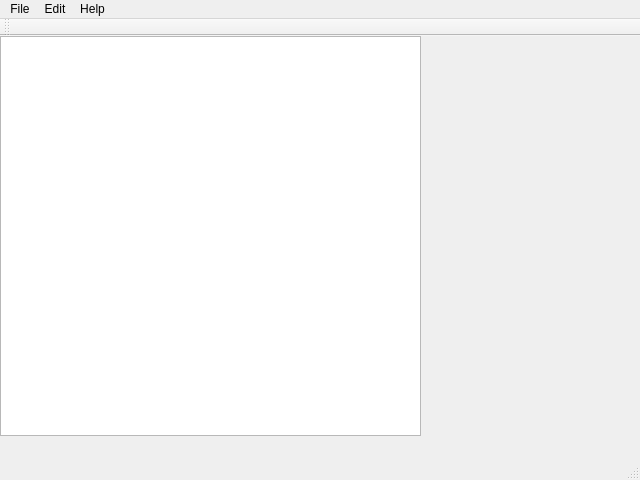
<?xml version="1.0" encoding="UTF-8"?>
<ui version="4.0">
 <class>MainWindow</class>
 <widget class="QMainWindow" name="MainWindow">
  <property name="geometry">
   <rect>
    <x>0</x>
    <y>0</y>
    <width>640</width>
    <height>480</height>
   </rect>
  </property>
  <property name="minimumSize">
   <size>
    <width>640</width>
    <height>480</height>
   </size>
  </property>
  <property name="windowTitle">
   <string>MobileRT</string>
  </property>
  <widget class="QWidget" name="centralWidget">
   <property name="minimumSize">
    <size>
     <width>0</width>
     <height>0</height>
    </size>
   </property>
   <widget class="QGraphicsView" name="graphicsView">
    <property name="geometry">
     <rect>
      <x>0</x>
      <y>0</y>
      <width>421</width>
      <height>400</height>
     </rect>
    </property>
    <property name="minimumSize">
     <size>
      <width>0</width>
      <height>0</height>
     </size>
    </property>
   </widget>
  </widget>
  <widget class="QMenuBar" name="menuBar">
   <property name="geometry">
    <rect>
     <x>0</x>
     <y>0</y>
     <width>640</width>
     <height>26</height>
    </rect>
   </property>
   <widget class="QMenu" name="menuFile">
    <property name="title">
     <string>File</string>
    </property>
    <addaction name="actionOpen"/>
    <addaction name="actionExit"/>
   </widget>
   <widget class="QMenu" name="menuEdit">
    <property name="title">
     <string>Edit</string>
    </property>
    <addaction name="actionRender"/>
    <addaction name="actionStop"/>
    <addaction name="actionConfig"/>
   </widget>
   <widget class="QMenu" name="menuHelp">
    <property name="title">
     <string>Help</string>
    </property>
    <addaction name="actionAbout"/>
   </widget>
   <addaction name="menuFile"/>
   <addaction name="menuEdit"/>
   <addaction name="menuHelp"/>
  </widget>
  <widget class="QToolBar" name="mainToolBar">
   <attribute name="toolBarArea">
    <enum>TopToolBarArea</enum>
   </attribute>
   <attribute name="toolBarBreak">
    <bool>false</bool>
   </attribute>
  </widget>
  <widget class="QStatusBar" name="statusBar"/>
  <action name="actionOpen">
   <property name="text">
    <string>Open</string>
   </property>
  </action>
  <action name="actionExit">
   <property name="text">
    <string>Exit</string>
   </property>
  </action>
  <action name="actionRender">
   <property name="text">
    <string>Render</string>
   </property>
  </action>
  <action name="actionConfig">
   <property name="text">
    <string>Config</string>
   </property>
  </action>
  <action name="actionAbout">
   <property name="text">
    <string>About</string>
   </property>
  </action>
  <action name="actionStop">
   <property name="text">
    <string>Stop</string>
   </property>
  </action>
 </widget>
 <layoutdefault spacing="6" margin="11"/>
 <resources/>
 <connections>
  <connection>
   <sender>actionExit</sender>
   <signal>triggered()</signal>
   <receiver>MainWindow</receiver>
   <slot>exit_app()</slot>
   <hints>
    <hint type="sourcelabel">
     <x>-1</x>
     <y>-1</y>
    </hint>
    <hint type="destinationlabel">
     <x>199</x>
     <y>149</y>
    </hint>
   </hints>
  </connection>
  <connection>
   <sender>actionOpen</sender>
   <signal>triggered()</signal>
   <receiver>MainWindow</receiver>
   <slot>select_obj()</slot>
   <hints>
    <hint type="sourcelabel">
     <x>-1</x>
     <y>-1</y>
    </hint>
    <hint type="destinationlabel">
     <x>199</x>
     <y>149</y>
    </hint>
   </hints>
  </connection>
  <connection>
   <sender>actionAbout</sender>
   <signal>triggered()</signal>
   <receiver>MainWindow</receiver>
   <slot>about()</slot>
   <hints>
    <hint type="sourcelabel">
     <x>-1</x>
     <y>-1</y>
    </hint>
    <hint type="destinationlabel">
     <x>199</x>
     <y>149</y>
    </hint>
   </hints>
  </connection>
  <connection>
   <sender>actionConfig</sender>
   <signal>triggered()</signal>
   <receiver>MainWindow</receiver>
   <slot>select_config()</slot>
   <hints>
    <hint type="sourcelabel">
     <x>-1</x>
     <y>-1</y>
    </hint>
    <hint type="destinationlabel">
     <x>199</x>
     <y>149</y>
    </hint>
   </hints>
  </connection>
  <connection>
   <sender>actionStop</sender>
   <signal>triggered()</signal>
   <receiver>MainWindow</receiver>
   <slot>stop_render()</slot>
   <hints>
    <hint type="sourcelabel">
     <x>-1</x>
     <y>-1</y>
    </hint>
    <hint type="destinationlabel">
     <x>199</x>
     <y>149</y>
    </hint>
   </hints>
  </connection>
 </connections>
 <slots>
  <slot>exit_app()</slot>
  <slot>select_obj()</slot>
  <slot>about()</slot>
  <slot>select_config()</slot>
  <slot>stop_render()</slot>
  <slot>on_graphicsView_rubberBandChanged(QRect,QPointF,QPointF)</slot>
 </slots>
</ui>
